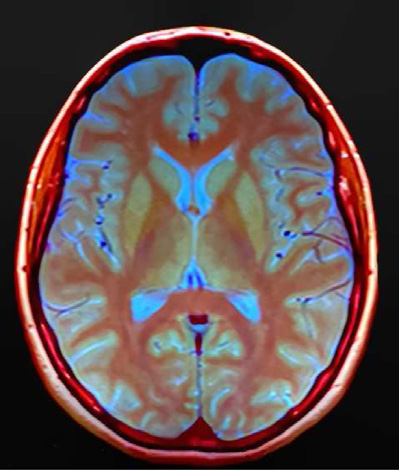
#> input picture imagenes/brain.png, 399 x 470 px
$ python correlation.py
#> lines starting #> are read from the running program, lines starting #| are printed output that depends on the picture
import cv2
import numpy as np
import matplotlib.pyplot as plt
from scipy.stats import pearsonr

def analizar_correlacion_pixeles(path, num_pares=5000):
#> called with path = 'imagenes/brain.png', num_pares = 5000
    imagen = cv2.imread(path)
#> imagen is the input picture: shape (470, 399, 3); mean B, G, R 77.6, 76.8, 93.9
    if imagen is None:
        print("No se pudo cargar la imagen. Verifica la ruta.")
        return

    altura, ancho, _ = imagen.shape
#> altura = 470; ancho = 399
    pares = []

    for _ in range(num_pares):
        x = np.random.randint(0, altura - 1)
        y = np.random.randint(0, ancho - 1)

        p1 = imagen[x, y]
        p2 = imagen[x, y + 1] if y + 1 < ancho else imagen[x, y]
        pares.append((p1, p2))
#> this loop made 5000 passes
#> (p1, p2) on passes 1 to 3: ([4, 71, 218], [10, 75, 220]), ([160, 134, 97], [165, 116, 90]), ([132, 125, 138], [144, 133, 136])
#> after the loop, pares = 5000 items, first 6: ([4, 71, 218], [10, 75, 220]), ([160, 134, 97], [165, 116, 90]), ([132, 125, 138], [144, 133, 136]), ([17, 66, 188], [5, 65, 178]), ([20, 20, 20], [20, 20, 20]), ([94, 118, 138], [87, 110, 132])

    pares = np.array(pares)
    colores = {'Rojo': 'red', 'Verde': 'green', 'Azul': 'blue'}
    fig, axs = plt.subplots(1, 4, figsize=(20, 5))

    imagen_rgb = cv2.cvtColor(imagen, cv2.COLOR_BGR2RGB)
    axs[0].imshow(imagen_rgb)
    axs[0].set_title("Imagen Original")
    axs[0].axis('off')

    for idx, (canal, nombre_canal) in enumerate(zip(range(3), ['Rojo', 'Verde', 'Azul'])):
        valores_canal_p1 = pares[:, 0, canal]
        valores_canal_p2 = pares[:, 1, canal]

        coef_corr, _ = pearsonr(valores_canal_p1, valores_canal_p2)

        axs[idx + 1].scatter(valores_canal_p1, valores_canal_p2, alpha=0.5, s=5, color=colores[nombre_canal])
        axs[idx + 1].set_title(f"{nombre_canal}\nCoef.: {coef_corr:.5f}")
        axs[idx + 1].set_xlabel("Píxel 1")
        axs[idx + 1].set_ylabel("Píxel 2")
        axs[idx + 1].set_xlim(0, 255)
        axs[idx + 1].set_ylim(0, 255)
        axs[idx + 1].grid(True)
#> this loop made 3 passes
#> coef_corr on passes 1 to 3: 0.979, 0.976, 0.982

    plt.tight_layout()
    plt.show()
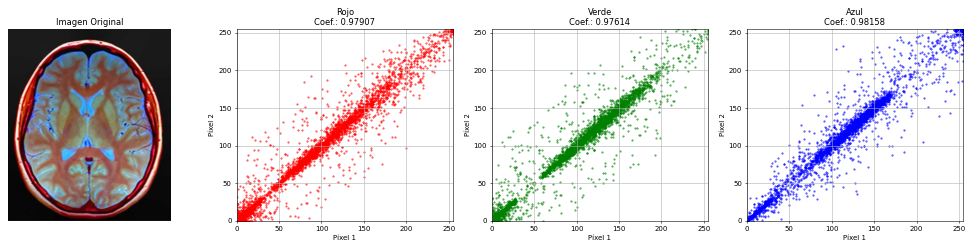
#> figure drawn by matplotlib, 4 panels

analizar_correlacion_pixeles('imagenes/brain.png')
analizar_correlacion_pixeles('imagenes/brain_encrypted.png')
#> call 2 of analizar_correlacion_pixeles, with path = 'imagenes/brain_encrypted.png', num_pares = 5000
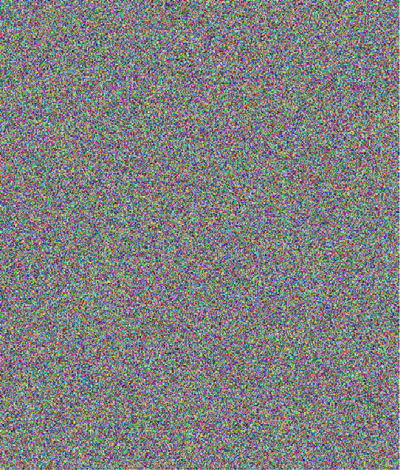
#> input picture imagenes/brain_encrypted.png, 400 x 470 px
#> in analizar_correlacion_pixeles, imagen is the input picture: shape (470, 400, 3); mean B, G, R 127.8, 127.9, 127.5
#> the loop in analizar_correlacion_pixeles (call 2), `for _ in range(num_pares):` made 5000 passes
#> (p1, p2) on passes 1 to 3: ([48, 103, 130], [89, 60, 110]), ([101, 88, 72], [113, 160, 114]), ([58, 73, 176], [158, 65, 132])
#> after the loop in analizar_correlacion_pixeles (call 2), `for _ in range(num_pares):`: pares = 5000 items, first 6: ([48, 103, 130], [89, 60, 110]), ([101, 88, 72], [113, 160, 114]), ([58, 73, 176], [158, 65, 132]), ([132, 128, 99], [183, 150, 47]), ([103, 49, 118], [118, 99, 84]), ([78, 82, 100], [97, 101, 152])
#> the loop in analizar_correlacion_pixeles (call 2), `for idx, (canal, nombre_canal) in enumerate(zip(range(3), ['Rojo', 'Ve..` made 3 passes
#> coef_corr on passes 1 to 3: 0.275, 0.304, 0.286
#> in analizar_correlacion_pixeles (call 2), `plt.show()`:
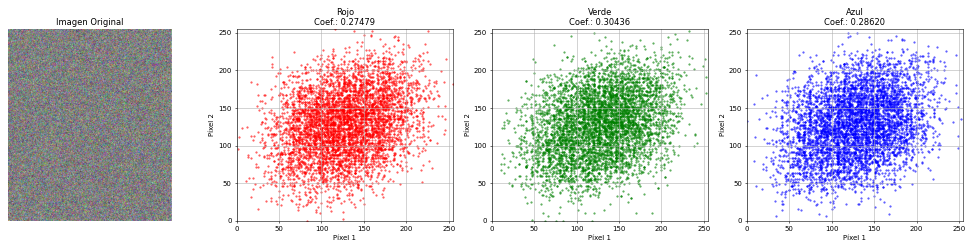
#> figure drawn by matplotlib, 4 panels
